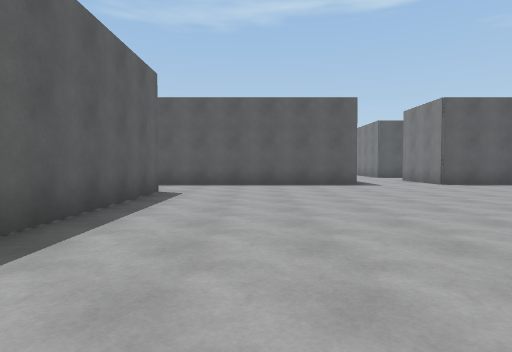
view 1 (above)

20 first-person views from a walk through a 3-D level made in the Unity game engine. The camera is 1.2 m above the floor, tilts 2° down and sees 75° across. The floor is counted in squares, 2 m on a side. Each view is taken from the middle of a square. On the plan, view 1 faces up. The plan holds only what a view shows up to about 10 squares ahead; the rest is blank. The place goes on beyond the plan. The player is left out. Surface patterns are stand-ins for the level's own textures.

view 2
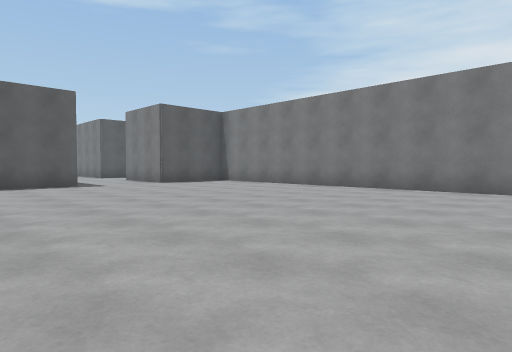

view 3
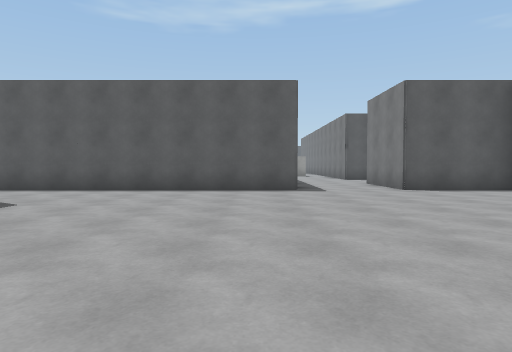

view 4
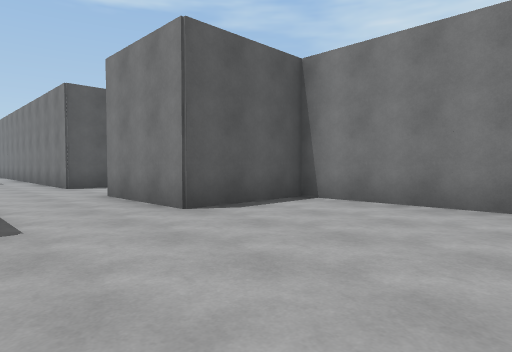

view 5
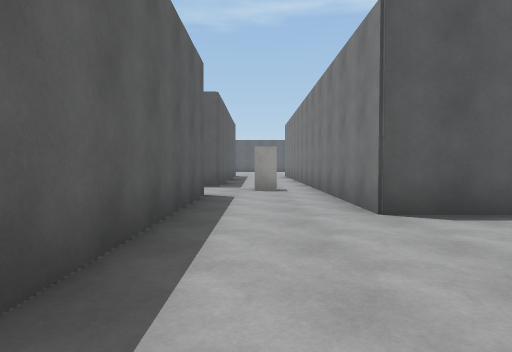

view 6
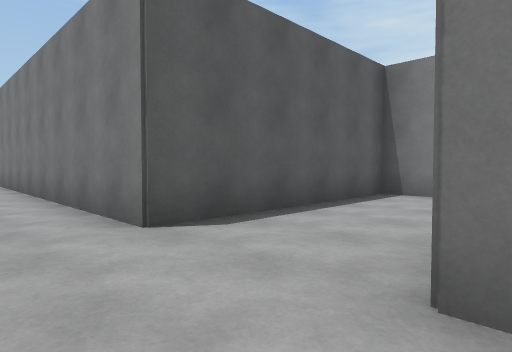

view 7
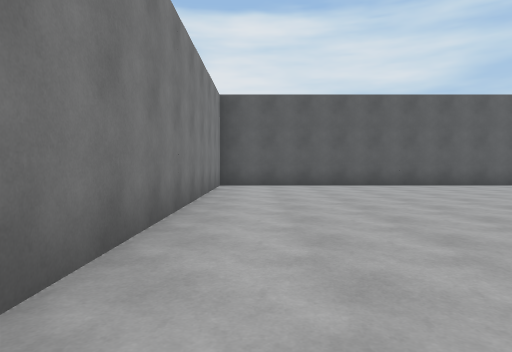

view 8
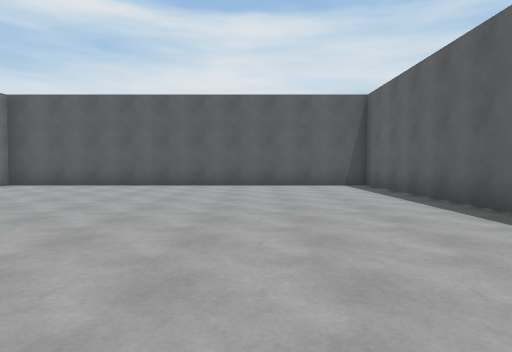

view 9
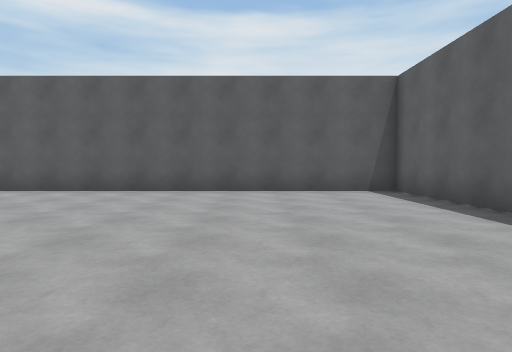

view 10
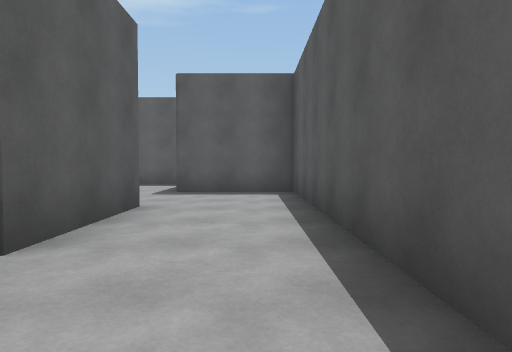

view 11
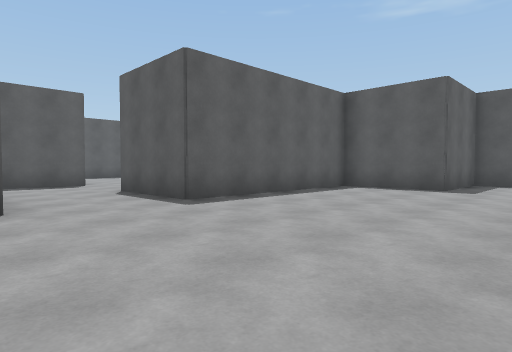

view 12
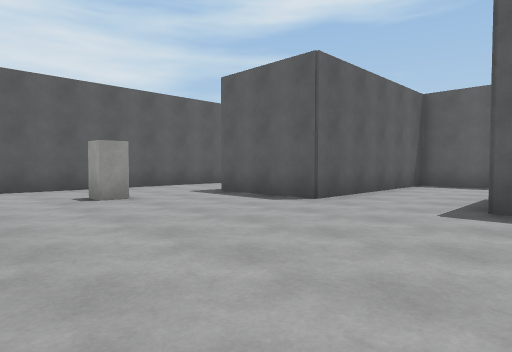

view 13
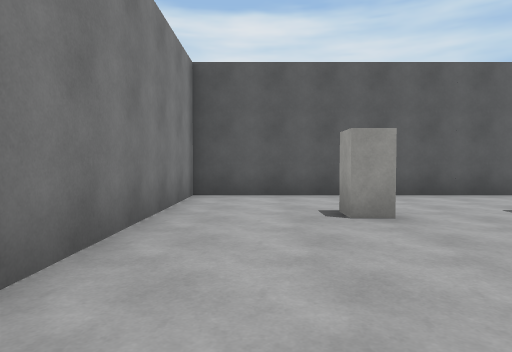

view 14
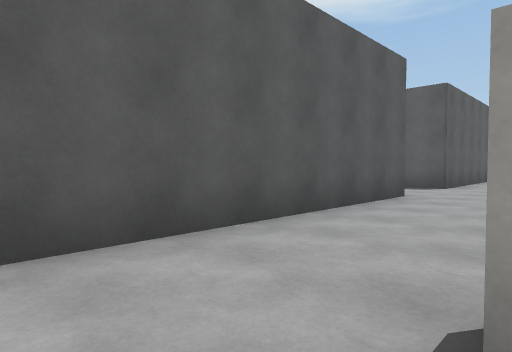

view 15
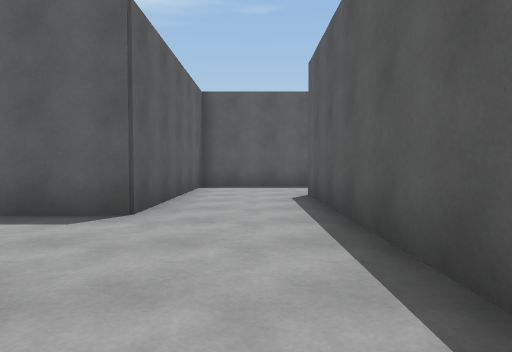

view 16
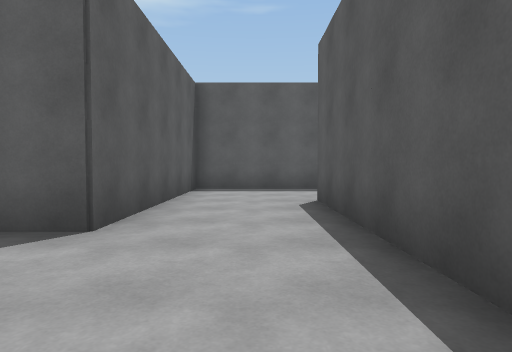

view 17
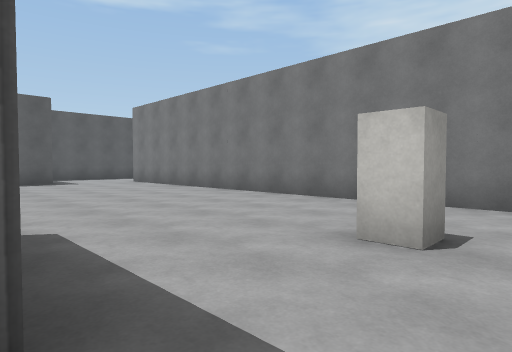

view 18
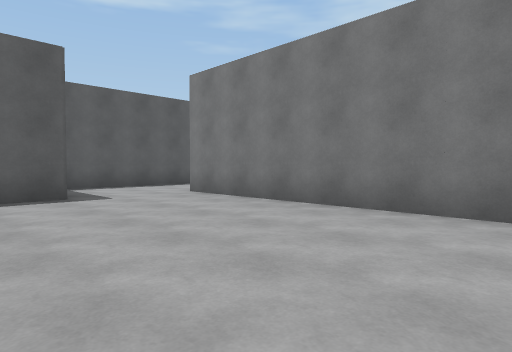

view 19
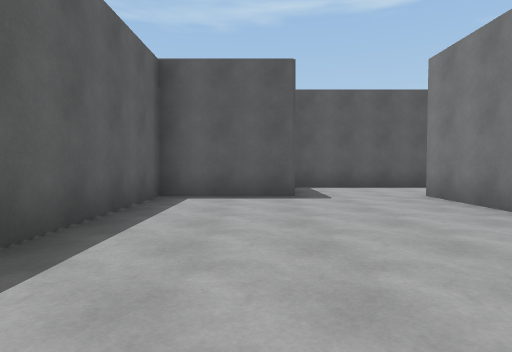

view 20
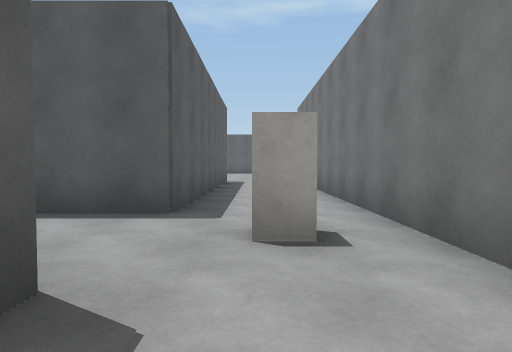

### Floor plan
Points are (right, up) in squares from view 1. A wall is a line through its corners. A room is listed if a view was taken in it or the views show most of it. See-through windows are left out.
Room 1 (views 1, 2, 3, 4, 5, 6, 7, 8, 9, 10, 20)
walls: (3, 9.8) (-4.6, 9.8); (-2.1, 0) (-2.1, -5.5) (8, -5.5) (8, 9.8) (5.5, 9.8) (5.5, 12.5); (-4.8, 7.3) (-2.1, 7.3) (-2.1, 2.8); (10.6, 14) (10.6, 14.9) (5.5, 14.9) (5.5, 24); (3, 17.6) (3, 12.2); (3, 25.9) (3, 20.1) (1.2, 20.1)
ways out: opening at (-3.5, 8.5) to room 2
objects: other object (4, 19)
Room 2 (views 11, 12, 13, 14, 15, 16, 17, 18, 19)
walls: (-12.2, -3) (-17.6, -3); (-14.9, 2.2) (-14.9, -0.3) (-9.8, -0.3) (-9.8, -3); (-12.5, -5.5) (-4.8, -5.5) (-4.8, 7.3); (-4.6, 9.8) (-7.3, 9.8) (-7.3, 7.3) (-9.8, 7.3) (-9.8, 2.1) (-12.5, 2.1); (-20.1, -3.5) (-20.1, -5.5) (-14.9, -5.5) (-14.9, -7.1)
ways out: opening at (-3.5, 8.5) to room 1; opening at (-18.5, -4); opening at (-13.5, 2)
objects: other object (-7, -3)

Positions as (right, up) in squares from view 1, and headings:
1: (0, 0), facing up
2: (0, 0), facing up-right
3: (2, 2), facing up
4: (3, 6), facing up-right
5: (4, 11), facing up
6: (4, 12), facing up-right
7: (7, 4), facing down
8: (1, 4), facing down
9: (1, 2), facing down
10: (0, 9), facing left
11: (-5, -1), facing up-left
12: (-5, 3), facing down-left
13: (-6, 1), facing down
14: (-6, -3), facing down-left
15: (-11, -4), facing left
16: (-12, -4), facing left
17: (-10, -4), facing up-right
18: (-9, 1), facing up-right
19: (-8, 1), facing up
20: (4, 16), facing up
